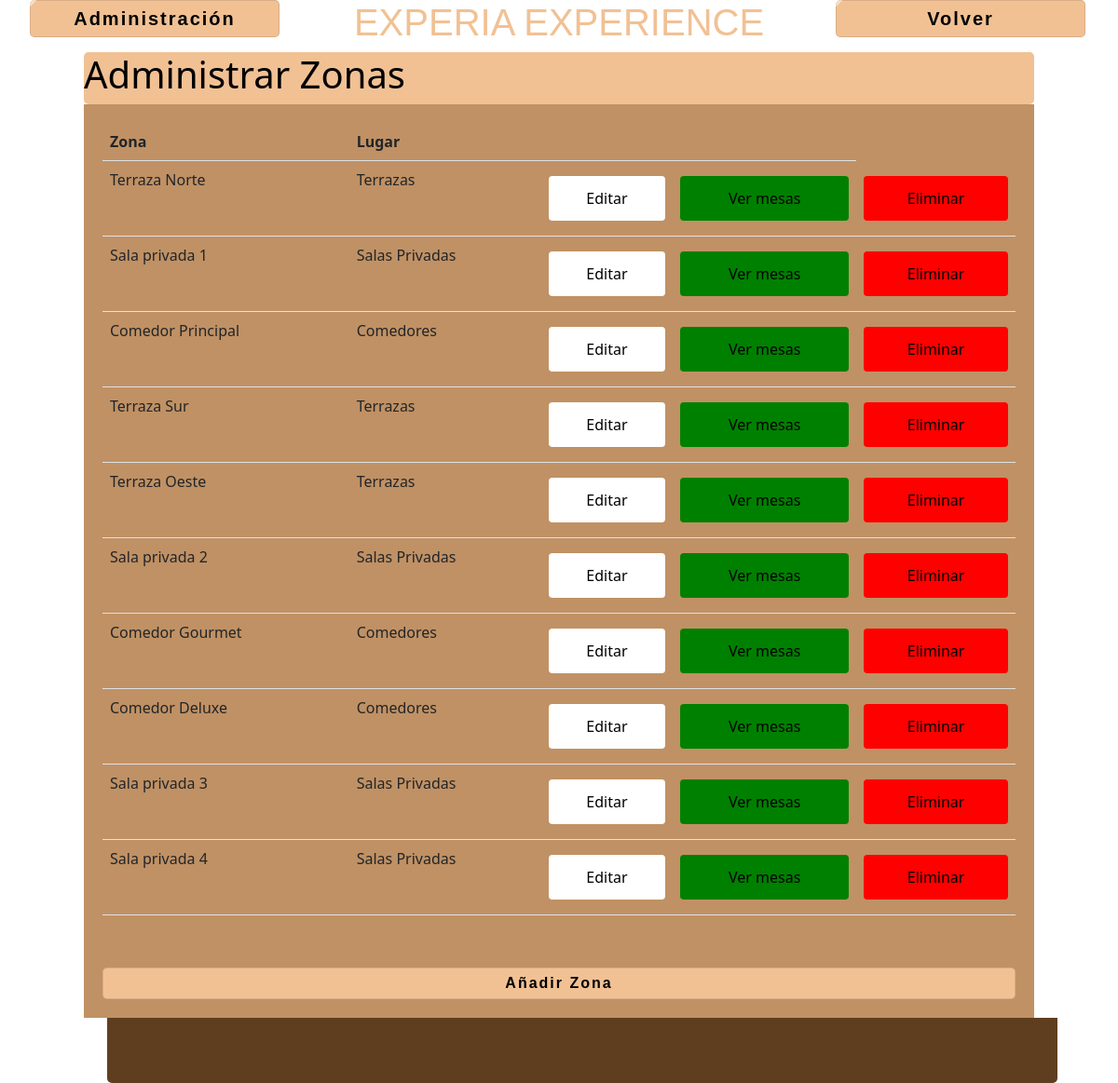
Screenshot of /view/mesas.admin.php (signed in) with the database file from the repository.
### tables this page shows
CREATE TABLE `tbl_lugar` (
  `id_lugar` int NOT NULL AUTO_INCREMENT,
  `nom_lugar` varchar(45) DEFAULT NULL,
  `id_origen` int DEFAULT NULL,
  `img_lugar` varchar(100) DEFAULT NULL,
  `lugar_actividad` varchar(1) DEFAULT NULL,
  PRIMARY KEY (`id_lugar`),
  KEY `fk_origen_lugar_idx` (`id_origen`),
  CONSTRAINT `fk_origen_lugar` FOREIGN KEY (`id_origen`) REFERENCES `tbl_origen` (`id_origen`)
);

CREATE TABLE `tbl_origen` (
  `id_origen` int NOT NULL AUTO_INCREMENT,
  `nom_origen` varchar(45) DEFAULT NULL,
  PRIMARY KEY (`id_origen`)
);

### view/mesas.admin.php (the view, shortened to what this page needs)
<?php
include '../services/connection.php';
$log=$pdo->prepare("SELECT *
from tbl_lugar
inner join tbl_origen
on tbl_lugar.id_origen=tbl_origen.id_origen");
$log->execute();
$login=$log->fetchAll(PDO::FETCH_ASSOC);
?>
<!DOCTYPE html>
<html lang="en">
<head>
    <link rel="stylesheet" href="../styles/style.css">
    <link href="https://cdn.jsdelivr.net/npm/bootstrap@5.1.3/dist/css/bootstrap.min.css" rel="stylesheet">
</head>
<body id="portada">
    <div class="row2" id="section-1">
        <div class="usuario column-1">
        <ul class="padding-lat">
        <b><a class="btn-logout">Administración</a></b>
        </ul>
        </div>
        <div class="column-2 titulo2">
            <h1 class="colorh1">EXPERIA EXPERIENCE</h1>
        </div>
        <div class="logout column-1">
            <ul class="padding-lat">
            <b><a style="text-decoration:none" class="btn-logout" href="zona.admin.php">Volver</a></b>
            </ul>
        </div>
    </div>
    <div class="flex">
        <div class="menu">
    <h1 <?php echo "style='color: black;'";?> >Administrar Zonas
        </div>
    </div>
    <div class="flex" id="flex">
        <div class="contenido" id="contenido">
        <div class="div_botones" id="div_botones">
        <table class="table">
                <tr>
                    <th>Zona</th>
                    <th>Lugar</th>
                    <th></th>
                    <th></th>
                </tr>
                <?php
                foreach ($login as $registro){
                    if($registro['lugar_actividad']=="1"){
                ?>
            <tr>
                <td><?php echo"{$registro['nom_lugar']}";?></td>
                <td><?php echo"{$registro['nom_origen']}";?></td>
                <td><form method="POST" action="modificar.zona.php">
                <input type="submit" <?php echo "style='background: white;'";?> value="Editar" name="Gestionar"></form>
                </td>
                <td><form method="POST" action="submesas.admin.php">
                <input type="submit" <?php echo "style='background: green;'";?> value="Ver mesas" name="mesas"></form>
                </td>
                <td><form method="POST" action="../processes/eliminar.mesa.proc.php">
                <input type="submit" <?php echo "style='background: red;'";?> value="Eliminar" name="Eliminar"></form>
                </td>
            </tr>
            <?php
            }
             }
            ?>
            </table>
                </div>
        </div>
    </div>
    <div class="flex" id="flex">
    <div class="contenido" id="contenido">
    <b><a style="text-decoration:none" class="btn-logout" href="add.zona.php">Añadir Zona</a></b>
    </div>
    </div>
    <footer>
    <div class="logo_footer">
    </footer>
</body>
</html>

### styles/style.css (style rules this page uses)
* { box-sizing: border-box; }
body { margin: 0; font-family: Arial; }
#portada { background-image: url("https://s1.1zoom.me/big0/706/350861-admin.jpg"); background-size: cover; }
input[type=submit] { width: 100%; background-color: #f1c194; margin: 8px 0; padding: 12px; border: none; border-radius: 4px; cursor: pointer; }
.row2:after { content: ""; display: table; clear: both; }
#section-1 { padding: 0%; }
.usuario { text-align: left; color: black; font-size: 20px; }
.logout { text-align: right; color: black; font-size: 20px; margin-left: -35px; }
.column-1 { width: 25%; float: left; }
.btn-logout { position: relative; display: block; padding: 5px; border-radius: 5px; text-align: center; font-family: "Avant Garde", Avantgarde, "Century Gothic", CenturyGothic, "AppleGothic", sans-serif; font-weight: bold; overflow: hidden; color: rgb(0, 0, 0); cursor: pointer; letter-spacing: 2px; box-shadow: inset 0 0 0 1px rgba(0, 0, 0, 0.1); text-decoration: none; transition: all ease 0.5s; background: #f1c194; }
.btn-logout:after, .btn-logout:before { width: 80px; height: 200px; content: ''; display: block; background: rgba(255, 255, 255, 0.5); transform: rotate(45deg); top: -60px; position: absolute; transition: none; right: -45%; cursor: pointer; }
.btn-logout:before { left: -48%; }
.column-2 { width: 50%; float: left; }
.titulo2 { text-align: center; color: #f1c194; font-size: 25px; font-family: "Avant Garde", Avantgarde, "Century Gothic", CenturyGothic, "AppleGothic", sans-serif; text-transform: uppercase; text-rendering: optimizeLegibility; }
.menu { color: white; width: 85%; border-radius: 5px; background-color: #f1c194; }
.contenido { color: white; width: 85%; height: auto; background-color: #c09164; padding: 20px; }
.flex { display: flex; align-items: center; justify-content: center; height: auto; }
#flex { opacity: 100%; }
footer { align-items: center; text-align: center; background-color: #5f3e20; width: 85%; margin-left: 115px; border-bottom-right-radius: 5px; border-bottom-left-radius: 5px; }
.logo_footer { width: 70px; height: 70px; cursor: pointer; padding: 30px 40px 40px 30px; background-repeat: no-repeat; }

### rows the page displays
tbl_lugar: nom_lugar "Terraza Norte", id_origen.nom_origen "Terrazas"
tbl_lugar: nom_lugar "Sala privada 1", id_origen.nom_origen "Salas Privadas"
tbl_lugar: nom_lugar "Comedor Principal", id_origen.nom_origen "Comedores"
tbl_lugar: nom_lugar "Terraza Sur", id_origen.nom_origen "Terrazas"
tbl_lugar: nom_lugar "Terraza Oeste", id_origen.nom_origen "Terrazas"
tbl_lugar: nom_lugar "Sala privada 2", id_origen.nom_origen "Salas Privadas"
tbl_lugar: nom_lugar "Comedor Gourmet", id_origen.nom_origen "Comedores"
tbl_lugar: nom_lugar "Comedor Deluxe", id_origen.nom_origen "Comedores"
tbl_lugar: nom_lugar "Sala privada 3", id_origen.nom_origen "Salas Privadas"
tbl_lugar: nom_lugar "Sala privada 4", id_origen.nom_origen "Salas Privadas"
